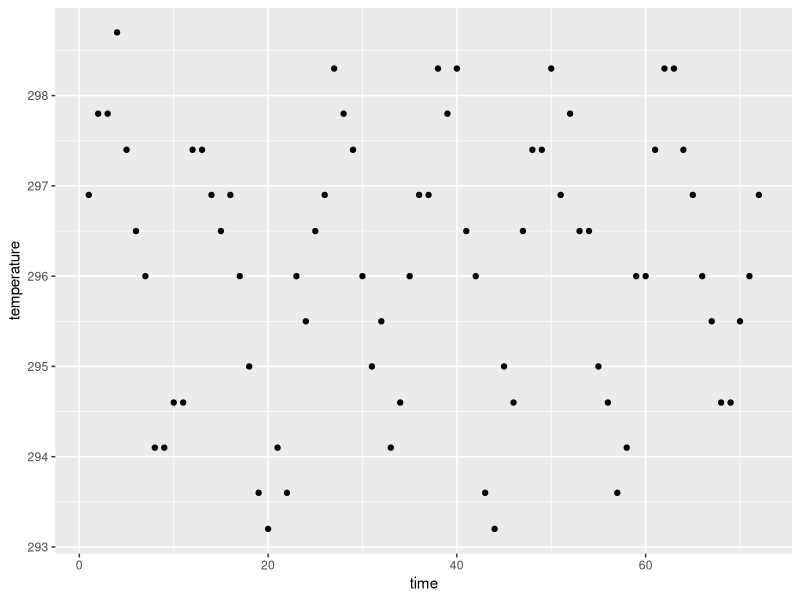
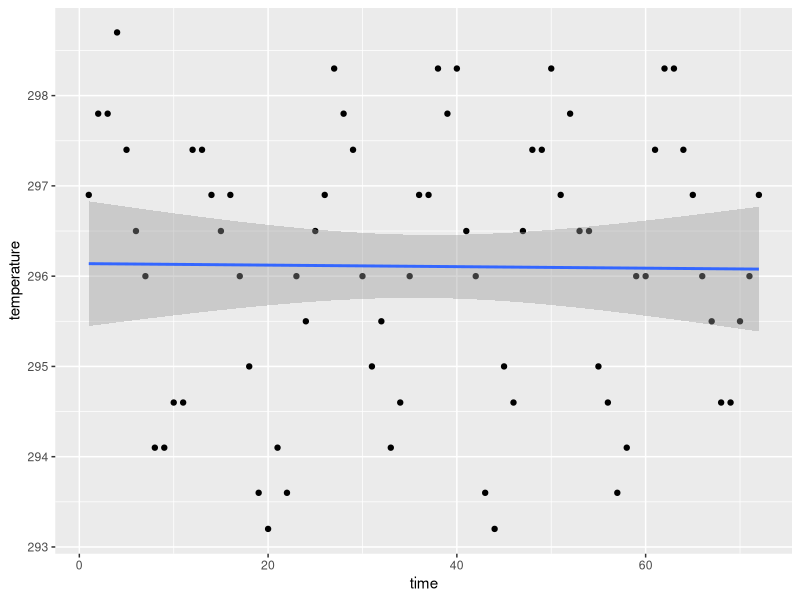
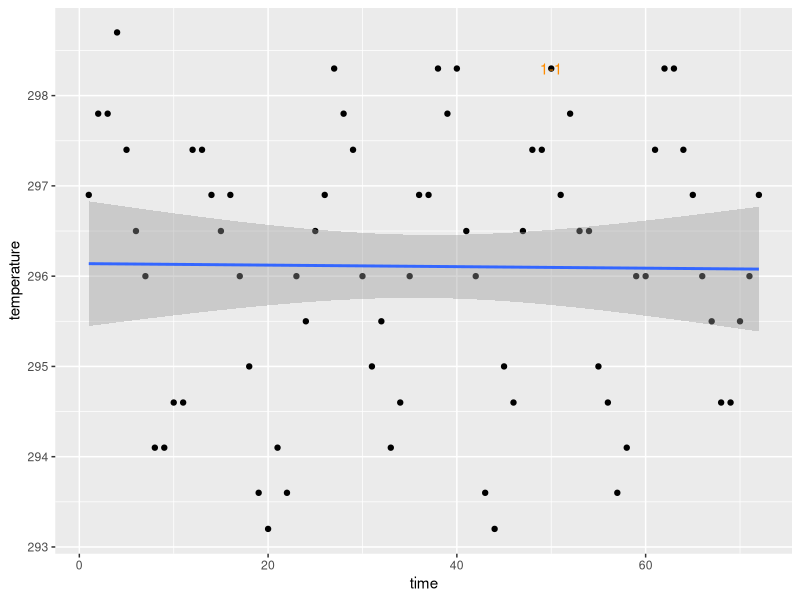
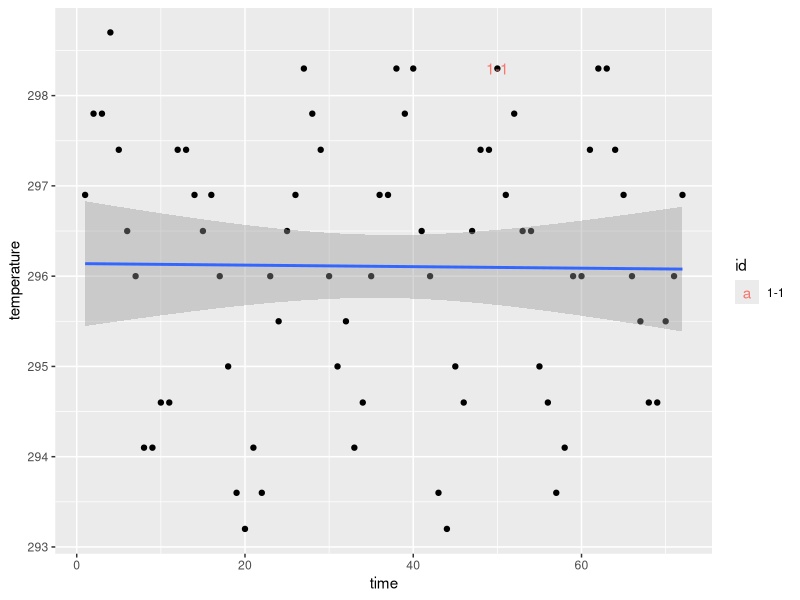
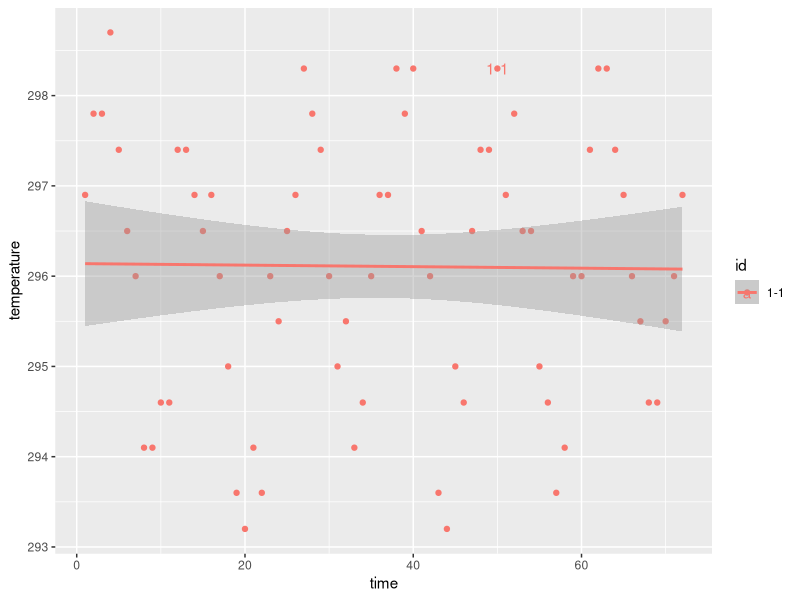

Source code (R) for these figures, in order:
## ---- chunk 1
knitr::opts_chunk$set(echo = TRUE)
library(tidyverse)
library(lubridate)
## ---- chunk 2
data(nasa, package="GGally")
nasa %>% filter(id=="1-1") %>%
  ggplot(aes(x = time, y= temperature)) + geom_point()
## ---- chunk 3
nasa %>% filter(id=="1-1") %>%
  ggplot(aes(x = time, y= temperature)) + geom_point() +
  geom_smooth(method="lm")
## ---- chunk 4
nasa %>% filter(id=="1-1") %>%
  ggplot(aes(x = time, y= temperature)) + geom_point() +
  geom_smooth(method="lm") +
  geom_text(aes(label=id), colour="darkorange", 
            data=nasa %>% filter(id=="1-1", time==50))
## ---- chunk 5
nasa %>% filter(id=="1-1") %>%
  ggplot(aes(x = time, y= temperature)) + geom_point() +
  geom_smooth(method="lm") +
  geom_text(aes(label=id, colour=id),  
            data=nasa %>% filter(id=="1-1", time==50))
## ---- chunk 6
nasa %>% filter(id=="1-1") %>%
  ggplot(aes(x = time, y= temperature, colour=id)) + geom_point() +
  geom_smooth(method="lm") +
  geom_text(aes(label=id), 
            data=nasa %>% filter(id=="1-1", time==50))
